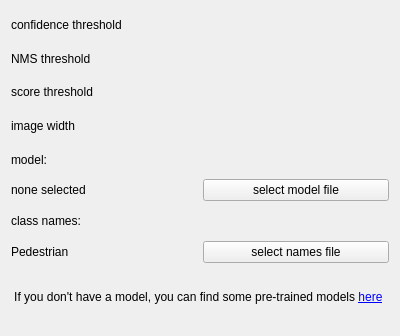
<?xml version="1.0" encoding="UTF-8"?>
<ui version="4.0">
 <class>YOLOMarkerWidget</class>
 <widget class="QWidget" name="YOLOMarkerWidget">
  <property name="geometry">
   <rect>
    <x>0</x>
    <y>0</y>
    <width>400</width>
    <height>336</height>
   </rect>
  </property>
  <property name="windowTitle">
   <string>Form</string>
  </property>
  <layout class="QVBoxLayout" name="verticalLayout_2">
   <item>
    <layout class="QVBoxLayout" name="verticalLayout">
     <item>
      <layout class="QGridLayout" name="gridLayout">
       <item row="4" column="0">
        <widget class="QLabel" name="label_2">
         <property name="text">
          <string>model:</string>
         </property>
        </widget>
       </item>
       <item row="7" column="0">
        <widget class="QLabel" name="namesLabel">
         <property name="text">
          <string>Pedestrian</string>
         </property>
        </widget>
       </item>
       <item row="2" column="0">
        <widget class="QLabel" name="label_4">
         <property name="toolTip">
          <string>Determines how confident the model has to be that a given detection belongs to a certain class (only relevant if more than one class exists)</string>
         </property>
         <property name="text">
          <string>score threshold</string>
         </property>
        </widget>
       </item>
       <item row="7" column="1">
        <widget class="QPushButton" name="selectNamesButton">
         <property name="text">
          <string>select names file</string>
         </property>
        </widget>
       </item>
       <item row="0" column="1">
        <widget class="PDoubleSpinBox" name="confThreshold" native="true">
         <property name="maximum" stdset="0">
          <double>1.000000000000000</double>
         </property>
         <property name="singleStep" stdset="0">
          <double>0.010000000000000</double>
         </property>
         <property name="value" stdset="0">
          <double>0.500000000000000</double>
         </property>
        </widget>
       </item>
       <item row="6" column="0">
        <widget class="QLabel" name="label_7">
         <property name="text">
          <string>class names:</string>
         </property>
        </widget>
       </item>
       <item row="2" column="1">
        <widget class="PDoubleSpinBox" name="scoreThreshold" native="true">
         <property name="maximum" stdset="0">
          <double>1.000000000000000</double>
         </property>
         <property name="singleStep" stdset="0">
          <double>0.010000000000000</double>
         </property>
         <property name="value" stdset="0">
          <double>0.500000000000000</double>
         </property>
        </widget>
       </item>
       <item row="5" column="0">
        <widget class="QLabel" name="modelLabel">
         <property name="text">
          <string>none selected</string>
         </property>
        </widget>
       </item>
       <item row="5" column="1">
        <widget class="QPushButton" name="selectModelButton">
         <property name="text">
          <string>select model file</string>
         </property>
        </widget>
       </item>
       <item row="1" column="1">
        <widget class="PDoubleSpinBox" name="nmsThreshold" native="true">
         <property name="maximum" stdset="0">
          <double>1.000000000000000</double>
         </property>
         <property name="singleStep" stdset="0">
          <double>0.010000000000000</double>
         </property>
         <property name="value" stdset="0">
          <double>0.500000000000000</double>
         </property>
        </widget>
       </item>
       <item row="3" column="0">
        <widget class="QLabel" name="label_5">
         <property name="toolTip">
          <string>The image width the model was trained with</string>
         </property>
         <property name="text">
          <string>image width</string>
         </property>
        </widget>
       </item>
       <item row="3" column="1">
        <widget class="PSpinBox" name="imageSize" native="true">
         <property name="maximum" stdset="0">
          <number>99999</number>
         </property>
         <property name="value" stdset="0">
          <number>640</number>
         </property>
        </widget>
       </item>
       <item row="1" column="0">
        <widget class="QLabel" name="label_3">
         <property name="toolTip">
          <string>Determines how much two detections are allowed to overlap before discarding one of them</string>
         </property>
         <property name="text">
          <string>NMS threshold</string>
         </property>
        </widget>
       </item>
       <item row="0" column="0">
        <widget class="QLabel" name="label">
         <property name="toolTip">
          <string>Determines how confident the model has to be in its detection. The higher the value, the less, but presumably better detections</string>
         </property>
         <property name="text">
          <string>confidence threshold</string>
         </property>
        </widget>
       </item>
      </layout>
     </item>
     <item>
      <widget class="QLabel" name="label_6">
       <property name="sizePolicy">
        <sizepolicy hsizetype="Expanding" vsizetype="Fixed">
         <horstretch>0</horstretch>
         <verstretch>0</verstretch>
        </sizepolicy>
       </property>
       <property name="layoutDirection">
        <enum>Qt::LeftToRight</enum>
       </property>
       <property name="frameShape">
        <enum>QFrame::NoFrame</enum>
       </property>
       <property name="text">
        <string>&lt;html&gt;
&lt;body&gt;
&lt;p&gt;
If you don't have a model, you can find some pre-trained models
&lt;a href=&quot;https://go.fzj.de/mlMarkerDocs&quot;&gt;here&lt;/a&gt;
&lt;/p&gt;
&lt;/body&gt;
&lt;/html&gt;</string>
       </property>
       <property name="textFormat">
        <enum>Qt::AutoText</enum>
       </property>
       <property name="alignment">
        <set>Qt::AlignCenter</set>
       </property>
       <property name="wordWrap">
        <bool>true</bool>
       </property>
       <property name="openExternalLinks">
        <bool>true</bool>
       </property>
       <property name="textInteractionFlags">
        <set>Qt::TextBrowserInteraction</set>
       </property>
      </widget>
     </item>
    </layout>
   </item>
  </layout>
 </widget>
 <customwidgets>
  <customwidget>
   <class>PSpinBox</class>
   <extends>QWidget</extends>
   <header>pspinbox.h</header>
  </customwidget>
  <customwidget>
   <class>PDoubleSpinBox</class>
   <extends>QWidget</extends>
   <header>pdoublespinbox.h</header>
  </customwidget>
 </customwidgets>
 <tabstops>
  <tabstop>confThreshold</tabstop>
  <tabstop>nmsThreshold</tabstop>
  <tabstop>scoreThreshold</tabstop>
  <tabstop>imageSize</tabstop>
  <tabstop>selectModelButton</tabstop>
  <tabstop>selectNamesButton</tabstop>
 </tabstops>
 <resources/>
 <connections/>
</ui>
